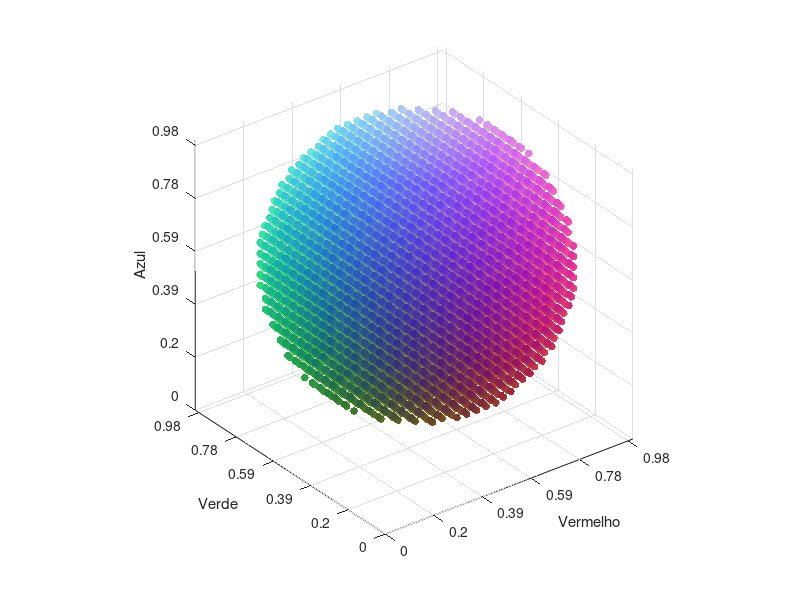

This chart was generated by the following MATLAB code:
%%
%     Curso do canal ExataMenteS
%     Aula 46 - Bola Colorida
%     Se inscreva no canal e nos ajude a crescer <3
%     Vamos melhorar o Brasil atraves da tecnologia :)
%     https://www.youtube.com/channel/UCZyFebN0_gF2yy5fhVhlXtA
%     Professor: Joao Pinheiro
%%

% Centro e o raio da esfera
% E bom criar um fator de escala
% Para nao consumir muito processamento
Escala   = 0.1; 
Centro   = round([ .5 .5 .5 ] * 255*Escala);
Raio = round( .5 * 255*Escala);


% Indice da escala RGB
x = 0:255*Escala;
[R,G,B] = meshgrid( x - Centro(1), x - Centro(2), x - Centro(3) );


% Pontos como a esfera
distEsfera = sqrt( R.^2 + G.^2 + B.^2 ); % Distancia euclidiana
distEsfera = distEsfera < Raio;

% Converter subscripts para indices
[i,j,k] = ind2sub( size(distEsfera), find(distEsfera(:)) );

figure(1), clf
scatter3(i,j,k,30,[i j k]./(255*Escala),'filled');
axis square, rotate3d on
set(gca,'xlim',[0 255]*Escala,'ylim',[0 255]*Escala,'zlim',[0 255]*Escala);
xlabel('Vermelho'), ylabel('Verde'), zlabel('Azul')

% Converter o eixo em fracoes da cor
for i = 'xyz'
    ticklab = str2double( get(gca,[i 'TickLabel']) );
    set(gca,[i 'ticklabel'],round(100*ticklab/(255*Escala))/100,[i 'tick'],ticklab)
end
